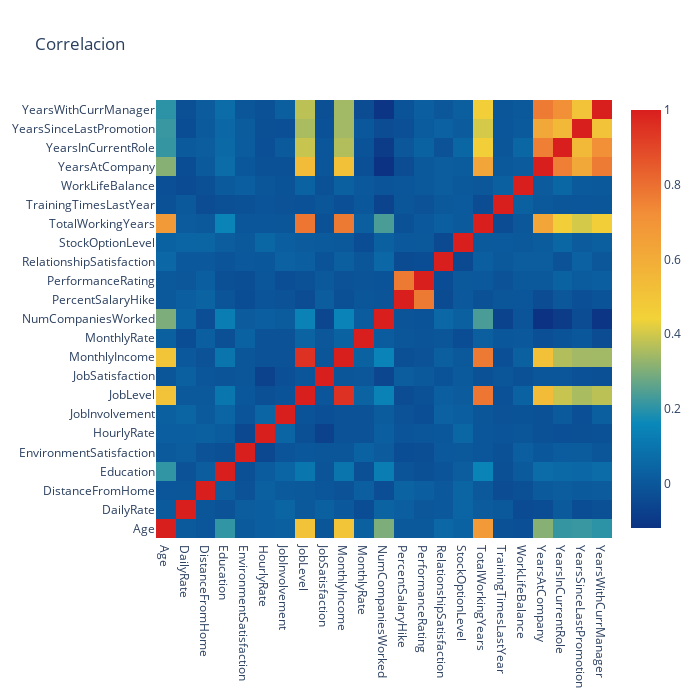

This figure's notebook cell:
### Code cell
trace1 = go.Heatmap(
    z = df[numerical].astype(float).corr().values,
    x = df[numerical].columns.values,
    y = df[numerical].columns.values,
    colorscale = 'Portland', 
    reversescale = False, 
    opacity = 1.0)
        
data = [trace1]
layout = go.Layout(
    title = 'Correlacion',
    xaxis = dict(ticks = '', nticks = 36),
    yaxis = dict(ticks = ''),
    width = 700, height = 700
)

fig = go.Figure(data = data, layout = layout)
py.iplot(fig)

### Figure 1 — Plotly figure (JSON) as saved in the notebook; plotly's stock layout.template omitted (floating-point values rounded to 4 significant figures; data arrays with more than 128 entries replaced by an {"elided": "..."} marker saying what was removed)
{"data": [{"colorscale": [[0, "rgb(12,51,131)"], [0.25, "rgb(10,136,186)"], [0.5, "rgb(242,211,56)"], [0.75, "rgb(242,143,56)"], [1, "rgb(217,30,30)"]], "opacity": 1, "reversescale": false, "type": "heatmap", "x": ["Age", "DailyRate", "DistanceFromHome", "Education", "EnvironmentSatisfaction", "HourlyRate", "JobInvolvement", "JobLevel", "JobSatisfaction", "MonthlyIncome", "MonthlyRate", "NumCompaniesWorked", "PercentSalaryHike", "PerformanceRating", "RelationshipSatisfaction", "StockOptionLevel", "TotalWorkingYears", "TrainingTimesLastYear", "WorkLifeBalance", "YearsAtCompany", "YearsInCurrentRole", "YearsSinceLastPromotion", "YearsWithCurrManager"], "y": ["Age", "DailyRate", "DistanceFromHome", "Education", "EnvironmentSatisfaction", "HourlyRate", "JobInvolvement", "JobLevel", "JobSatisfaction", "MonthlyIncome", "MonthlyRate", "NumCompaniesWorked", "PercentSalaryHike", "PerformanceRating", "RelationshipSatisfaction", "StockOptionLevel", "TotalWorkingYears", "TrainingTimesLastYear", "WorkLifeBalance", "YearsAtCompany", "YearsInCurrentRole", "YearsSinceLastPromotion", "YearsWithCurrManager"], "z": {"elided": "23x23 float values"}}], "layout": {"height": 700, "title": {"text": "Correlacion"}, "width": 700, "xaxis": {"nticks": 36, "ticks": ""}, "yaxis": {"ticks": ""}}}
